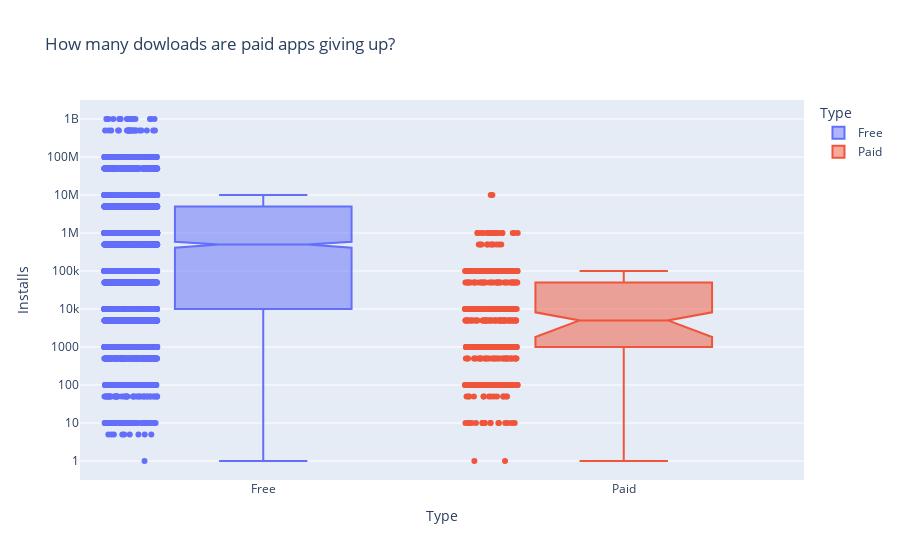

Write notebook code for a chart like this one.
### Markdown cell above
# Plotly Box Plots: Lost Downloads for Paid Apps

**Challenge**: Create a box plot that shows the number of Installs for free versus paid apps. How does the median number of installations compare? Is the difference large or small?

Use the [Box Plots Guide](https://plotly.com/python/box-plots/) and the [.box API reference](https://plotly.com/python-api-reference/generated/plotly.express.box.html) to create the following chart. 

<img src=https://imgur.com/uVsECT3.png>

### Code cell
box = px.box(
    data_frame=cleaned_df_apps,
    y="Installs",
    x="Type",
    color="Type",
    points="all",
    notched=True,
    log_y=True, 
    title="How many dowloads are paid apps giving up?"
)
box.show()

### Figure 1 — Plotly figure (JSON) as saved in the notebook; plotly's stock layout.template omitted (floating-point values rounded to 4 significant figures; data arrays with more than 128 entries replaced by an {"elided": "..."} marker saying what was removed)
{"data": [{"alignmentgroup": "True", "boxpoints": "all", "hovertemplate": "Type=%{x}<br>Installs=%{y}<extra></extra>", "legendgroup": "Free", "marker": {"color": "#636efa"}, "name": "Free", "notched": true, "offsetgroup": "Free", "orientation": "v", "showlegend": true, "type": "box", "x": {"elided": "7595 str values"}, "x0": " ", "xaxis": "x", "y": {"elided": "7595 int values"}, "y0": " ", "yaxis": "y"}, {"alignmentgroup": "True", "boxpoints": "all", "hovertemplate": "Type=%{x}<br>Installs=%{y}<extra></extra>", "legendgroup": "Paid", "marker": {"color": "#EF553B"}, "name": "Paid", "notched": true, "offsetgroup": "Paid", "orientation": "v", "showlegend": true, "type": "box", "x": {"elided": "589 str values"}, "x0": " ", "xaxis": "x", "y": {"elided": "589 int values"}, "y0": " ", "yaxis": "y"}], "layout": {"boxmode": "overlay", "legend": {"title": {"text": "Type"}, "tracegroupgap": 0}, "title": {"text": "How many dowloads are paid apps giving up?"}, "xaxis": {"anchor": "y", "categoryarray": ["Free", "Paid"], "categoryorder": "array", "domain": [0, 1], "title": {"text": "Type"}}, "yaxis": {"anchor": "x", "domain": [0, 1], "title": {"text": "Installs"}, "type": "log"}}}
